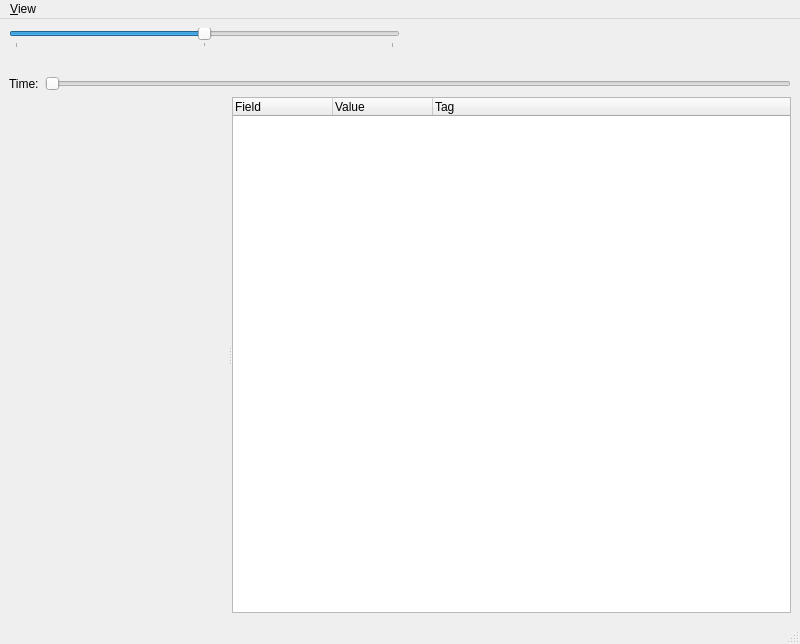
<?xml version="1.0" encoding="UTF-8"?>
<ui version="4.0">
 <class>LogViewer</class>
 <widget class="QMainWindow" name="LogViewer">
  <property name="geometry">
   <rect>
    <x>0</x>
    <y>0</y>
    <width>800</width>
    <height>644</height>
   </rect>
  </property>
  <property name="windowTitle">
   <string>Log Viewer</string>
  </property>
  <widget class="QWidget" name="centralwidget">
   <layout class="QVBoxLayout" name="verticalLayout">
    <item>
     <layout class="QHBoxLayout" name="horizontalLayout">
      <item>
       <widget class="QFrame" name="logControls">
        <property name="sizePolicy">
         <sizepolicy hsizetype="Preferred" vsizetype="Preferred">
          <horstretch>0</horstretch>
          <verstretch>0</verstretch>
         </sizepolicy>
        </property>
        <layout class="QVBoxLayout" name="verticalLayout_4">
         <property name="spacing">
          <number>0</number>
         </property>
         <property name="margin">
          <number>0</number>
         </property>
         <item>
          <widget class="QSlider" name="playbackRate">
           <property name="toolTip">
            <string>Playback Speed</string>
           </property>
           <property name="minimum">
            <number>-600</number>
           </property>
           <property name="maximum">
            <number>600</number>
           </property>
           <property name="orientation">
            <enum>Qt::Horizontal</enum>
           </property>
           <property name="tickPosition">
            <enum>QSlider::TicksBelow</enum>
           </property>
           <property name="tickInterval">
            <number>600</number>
           </property>
          </widget>
         </item>
         <item>
          <layout class="QHBoxLayout" name="horizontalLayout_2">
           <property name="spacing">
            <number>0</number>
           </property>
           <item>
            <spacer name="horizontalSpacer">
             <property name="orientation">
              <enum>Qt::Horizontal</enum>
             </property>
             <property name="sizeHint" stdset="0">
              <size>
               <width>40</width>
               <height>20</height>
              </size>
             </property>
            </spacer>
           </item>
           <item>
            <widget class="QPushButton" name="logBeginning">
             <property name="toolTip">
              <string>Beginning</string>
             </property>
             <property name="icon">
              <iconset resource="log_icons.qrc">
               <normaloff>:/icons/media-skip-backward.png</normaloff>:/icons/media-skip-backward.png</iconset>
             </property>
             <property name="iconSize">
              <size>
               <width>32</width>
               <height>32</height>
              </size>
             </property>
             <property name="flat">
              <bool>true</bool>
             </property>
            </widget>
           </item>
           <item>
            <widget class="QPushButton" name="logPrev">
             <property name="toolTip">
              <string>Previous Frame</string>
             </property>
             <property name="icon">
              <iconset resource="log_icons.qrc">
               <normaloff>:/icons/media-seek-backward.png</normaloff>:/icons/media-seek-backward.png</iconset>
             </property>
             <property name="iconSize">
              <size>
               <width>32</width>
               <height>32</height>
              </size>
             </property>
             <property name="flat">
              <bool>true</bool>
             </property>
            </widget>
           </item>
           <item>
            <widget class="QPushButton" name="logNext">
             <property name="toolTip">
              <string>Next Frame</string>
             </property>
             <property name="icon">
              <iconset resource="log_icons.qrc">
               <normaloff>:/icons/media-seek-forward.png</normaloff>:/icons/media-seek-forward.png</iconset>
             </property>
             <property name="iconSize">
              <size>
               <width>32</width>
               <height>32</height>
              </size>
             </property>
             <property name="flat">
              <bool>true</bool>
             </property>
            </widget>
           </item>
           <item>
            <widget class="QPushButton" name="logEnd">
             <property name="toolTip">
              <string>End</string>
             </property>
             <property name="icon">
              <iconset resource="log_icons.qrc">
               <normaloff>:/icons/media-skip-forward.png</normaloff>:/icons/media-skip-forward.png</iconset>
             </property>
             <property name="iconSize">
              <size>
               <width>32</width>
               <height>32</height>
              </size>
             </property>
             <property name="flat">
              <bool>true</bool>
             </property>
            </widget>
           </item>
           <item>
            <spacer name="horizontalSpacer_2">
             <property name="orientation">
              <enum>Qt::Horizontal</enum>
             </property>
             <property name="sizeHint" stdset="0">
              <size>
               <width>40</width>
               <height>20</height>
              </size>
             </property>
            </spacer>
           </item>
          </layout>
         </item>
        </layout>
       </widget>
      </item>
      <item>
       <spacer name="horizontalSpacer_3">
        <property name="orientation">
         <enum>Qt::Horizontal</enum>
        </property>
        <property name="sizeHint" stdset="0">
         <size>
          <width>40</width>
          <height>20</height>
         </size>
        </property>
       </spacer>
      </item>
     </layout>
    </item>
    <item>
     <layout class="QHBoxLayout" name="horizontalLayout_3">
      <item>
       <widget class="QLabel" name="label">
        <property name="text">
         <string>Time:</string>
        </property>
       </widget>
      </item>
      <item>
       <widget class="QSlider" name="timeSlider">
        <property name="toolTip">
         <string>Time</string>
        </property>
        <property name="orientation">
         <enum>Qt::Horizontal</enum>
        </property>
       </widget>
      </item>
     </layout>
    </item>
    <item>
     <widget class="QSplitter" name="splitter">
      <property name="sizePolicy">
       <sizepolicy hsizetype="Expanding" vsizetype="Expanding">
        <horstretch>0</horstretch>
        <verstretch>0</verstretch>
       </sizepolicy>
      </property>
      <property name="orientation">
       <enum>Qt::Horizontal</enum>
      </property>
      <widget class="FieldView" name="fieldView" native="true">
       <property name="sizePolicy">
        <sizepolicy hsizetype="Expanding" vsizetype="Expanding">
         <horstretch>0</horstretch>
         <verstretch>0</verstretch>
        </sizepolicy>
       </property>
      </widget>
      <widget class="ProtobufTree" name="tree">
       <property name="sizePolicy">
        <sizepolicy hsizetype="Ignored" vsizetype="Expanding">
         <horstretch>0</horstretch>
         <verstretch>0</verstretch>
        </sizepolicy>
       </property>
       <property name="columnCount">
        <number>3</number>
       </property>
       <column>
        <property name="text">
         <string>Field</string>
        </property>
       </column>
       <column>
        <property name="text">
         <string>Value</string>
        </property>
       </column>
       <column>
        <property name="text">
         <string>Tag</string>
        </property>
       </column>
      </widget>
     </widget>
    </item>
   </layout>
  </widget>
  <widget class="QMenuBar" name="menubar">
   <property name="geometry">
    <rect>
     <x>0</x>
     <y>0</y>
     <width>800</width>
     <height>23</height>
    </rect>
   </property>
   <widget class="QMenu" name="menuView">
    <property name="title">
     <string>&amp;View</string>
    </property>
    <widget class="QMenu" name="menuRotation">
     <property name="title">
      <string>R&amp;otation</string>
     </property>
     <addaction name="action0"/>
     <addaction name="action90"/>
     <addaction name="action180"/>
     <addaction name="action270"/>
    </widget>
    <addaction name="menuRotation"/>
    <addaction name="actionRawBalls"/>
    <addaction name="actionRawRobots"/>
    <addaction name="actionCoords"/>
   </widget>
   <addaction name="menuView"/>
  </widget>
  <widget class="QStatusBar" name="statusbar"/>
  <action name="action0">
   <property name="checkable">
    <bool>true</bool>
   </property>
   <property name="checked">
    <bool>true</bool>
   </property>
   <property name="text">
    <string>0</string>
   </property>
  </action>
  <action name="action90">
   <property name="checkable">
    <bool>true</bool>
   </property>
   <property name="text">
    <string>90</string>
   </property>
  </action>
  <action name="action180">
   <property name="checkable">
    <bool>true</bool>
   </property>
   <property name="text">
    <string>180</string>
   </property>
  </action>
  <action name="action270">
   <property name="checkable">
    <bool>true</bool>
   </property>
   <property name="text">
    <string>270</string>
   </property>
  </action>
  <action name="actionRawBalls">
   <property name="checkable">
    <bool>true</bool>
   </property>
   <property name="text">
    <string>Raw &amp;Balls</string>
   </property>
  </action>
  <action name="actionRawRobots">
   <property name="checkable">
    <bool>true</bool>
   </property>
   <property name="text">
    <string>Raw &amp;Robots</string>
   </property>
  </action>
  <action name="actionCoords">
   <property name="checkable">
    <bool>true</bool>
   </property>
   <property name="text">
    <string>&amp;Coordinate Frames</string>
   </property>
  </action>
 </widget>
 <customwidgets>
  <customwidget>
   <class>FieldView</class>
   <extends>QWidget</extends>
   <header location="global">rj_ui/field_view.hpp</header>
   <container>1</container>
  </customwidget>
  <customwidget>
   <class>ProtobufTree</class>
   <extends>QTreeWidget</extends>
   <header location="global">rj_ui/protobuf_tree.hpp</header>
  </customwidget>
 </customwidgets>
 <resources>
  <include location="main_icons.qrc"/>
  <include location="log_icons.qrc"/>
 </resources>
 <connections/>
</ui>
